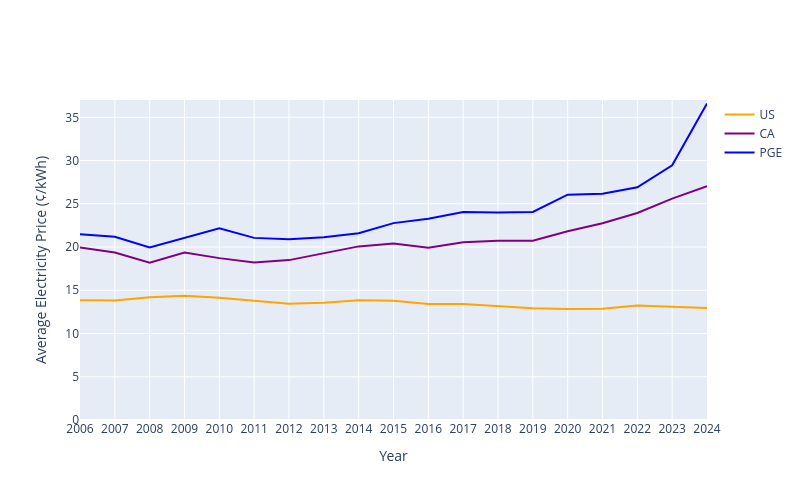

Here is the notebook cell this chart was saved with:
### Markdown cell above
## Electricity Price

Compare electricity prices from PG&E to the California and US averages. We can get bundled system average rates from [CPUC Historical Electric Cost Data](https://www.cpuc.ca.gov/industries-and-topics/electrical-energy/electric-costs/historical-electric-cost-data) and we can put PG&E rates in perspective by comparing them with the California and US averages using data from the [US Energy Information Administration's Electricity Data Browser](https://www.eia.gov/electricity/data/browser/).
At the time of writing (March 4, 2026), CPUC had not yet updated their Historical Electric Cost Data to include 2025, so we'll look at prices up until 2024.

Inflation data is collected from [FRED](https://fred.stlouisfed.org/series/CPIAUCNS#).

### Code cell
importlib.reload(data_vis)
df = data_analysis.compile_electicity_rates(data_dir)
fig = data_vis.electicity_rates_scatter(df)
fig.show()

# Write figure
fig.write_image(os.path.join(data_dir, "electricity_rates.png"), scale=5)
fig.write_html(os.path.join(data_dir, "electricity_rates.html"))

### Figure 1 — Plotly figure (JSON) as saved in the notebook; plotly's stock layout.template omitted (floating-point values rounded to 4 significant figures)
{"data": [{"line": {"color": "orange", "width": 2}, "mode": "lines", "name": "US", "type": "scatter", "x": [2006, 2007, 2008, 2009, 2010, 2011, 2012, 2013, 2014, 2015, 2016, 2017, 2018, 2019, 2020, 2021, 2022, 2023, 2024], "y": [13.85, 13.81, 14.19, 14.36, 14.14, 13.81, 13.44, 13.56, 13.83, 13.78, 13.42, 13.41, 13.15, 12.93, 12.84, 12.85, 13.25, 13.05, 12.94]}, {"line": {"color": "purple", "width": 2}, "mode": "lines", "name": "CA", "type": "scatter", "x": [2006, 2007, 2008, 2009, 2010, 2011, 2012, 2013, 2014, 2015, 2016, 2017, 2018, 2019, 2020, 2021, 2022, 2023, 2024], "y": [19.95, 19.37, 18.2, 19.36, 18.72, 18.2, 18.49, 19.26, 20.07, 20.41, 19.91, 20.55, 20.71, 20.72, 21.82, 22.75, 23.93, 25.6, 27.04]}, {"line": {"color": "blue", "width": 2}, "mode": "lines", "name": "PGE", "type": "scatter", "x": [2006, 2007, 2008, 2009, 2010, 2011, 2012, 2013, 2014, 2015, 2016, 2017, 2018, 2019, 2020, 2021, 2022, 2023, 2024], "y": [21.47, 21.18, 19.96, 21.06, 22.15, 21.06, 20.9, 21.14, 21.6, 22.76, 23.26, 24.06, 23.99, 24.05, 26.06, 26.16, 26.9, 29.44, 36.6]}], "layout": {"font": {"size": 12}, "height": 500, "hovermode": "x unified", "title": {"x": 0.5}, "width": 800, "xaxis": {"dtick": "Y2", "range": ["2010-01-01", "2024-01-01"], "tickformat": "%Y", "tickvals": [2006, 2007, 2008, 2009, 2010, 2011, 2012, 2013, 2014, 2015, 2016, 2017, 2018, 2019, 2020, 2021, 2022, 2023, 2024], "title": {"text": "Year"}}, "yaxis": {"range": [0, 37], "title": {"text": "Average Electricity Price (¢/kWh)"}}}}
